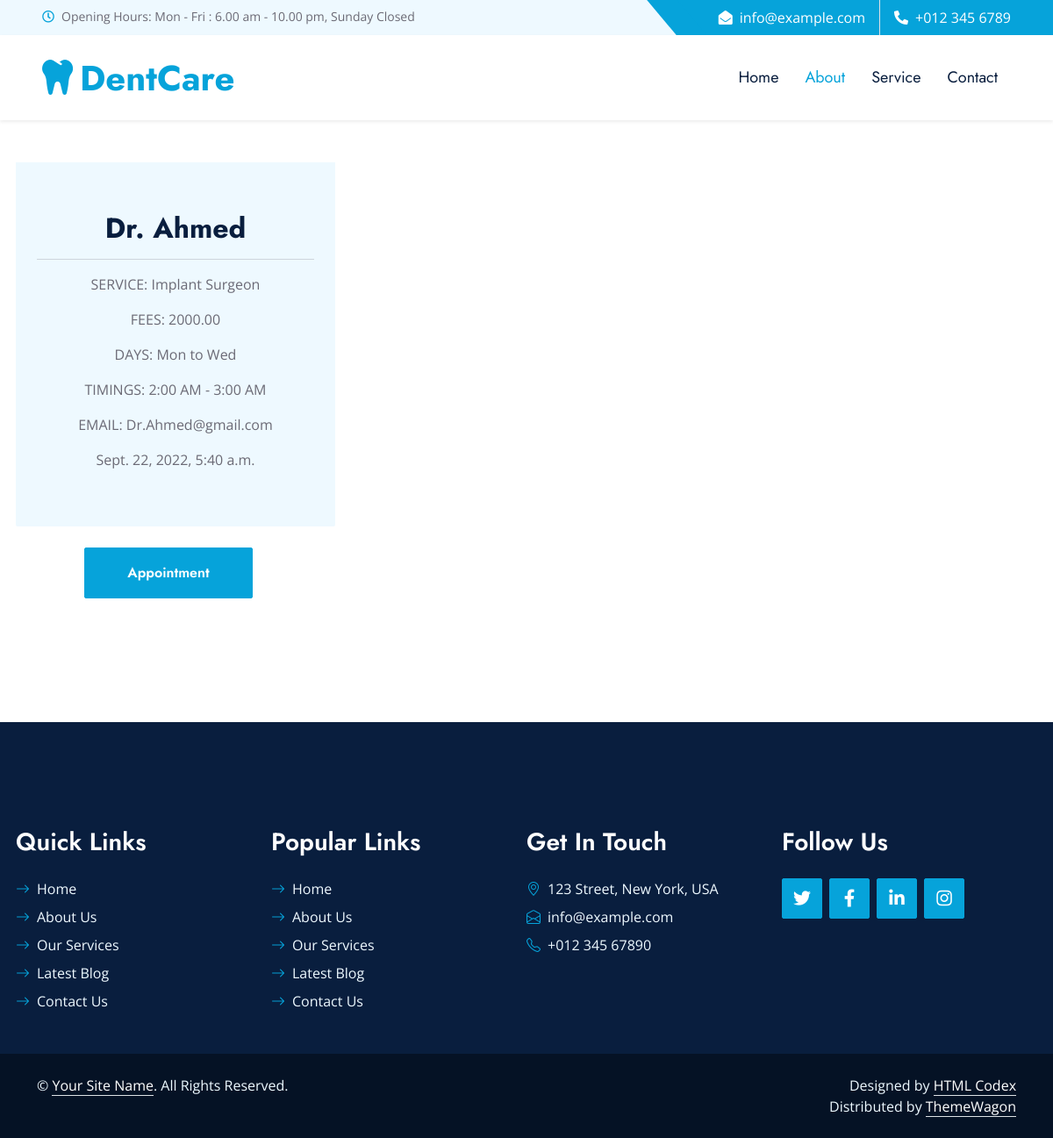
The app's page /doctorchoices/2 with its own data.
### dentist_appointment/models.py (models this page shows, shortened)
class Doctor(models.Model):
    service = models.ForeignKey(Service, on_delete=models.CASCADE)
    doctor_name=models.CharField(max_length=35)
    doctor_service=models.CharField(max_length=25)
    consultation_fee = models.DecimalField(max_digits=6, decimal_places=2)
    available_days=models.CharField(max_length=15)
    available_time=models.CharField(max_length=25)
    doctor_email=models.EmailField(max_length=50)
    doctor_image=models.ImageField(blank=True,upload_to='uploads/')
    created_at =  models.DateTimeField(default = timezone.now)

### dentist_appointment/views.py (the view)
# urls.py: path('doctorchoices/<int:detail_id>', views.doctorDetails, name='details'),
def doctorDetails(request,detail_id):
    detail_data = get_object_or_404(Doctor, pk=detail_id)
    context = {
       'single_doctor_info' :  detail_data
    }
    return render(request, 'doctordetails.html',context)

### dentist_appointment/templates/doctordetails.html (shortened to what this page needs)
{% extends 'base.html' %}
{% block content %}
 <div class="container-fluid py-5">
    <div class="container">
        <div class="row g-5">
            <div class="col-lg-4 wow slideInUp" data-wow-delay="0.3s">
                <div class="team-item">
                    <div class="team-text position-relative bg-light text-center rounded-bottom p-4 pt-5">
                        <div>
                            <h2>{{ single_doctor_info.doctor_name }}</h2>
                            <hr>
                            <p>SERVICE: {{ single_doctor_info.doctor_service }}</p>
                            <p>FEES: {{ single_doctor_info.consultation_fee}}</p>
                            <p>DAYS: {{ single_doctor_info.available_days}}</p>
                            <p>TIMINGS: {{ single_doctor_info.available_time}}</p>
                            <p>EMAIL: {{ single_doctor_info.doctor_email}}</p>
                            <p> {{ single_doctor_info.created_at}}</p>
                           </div><br>
                    </div>
                </div>
                <br>
                <center>   <a href="{% url 'appointment' single_doctor_info.id %}" class="btn btn-primary py-md-3 px-md-5 me-3 animated slideInLeft">Appointment</a>
                </center>
            </div>
        </div>
    </div>
</div>
<br><br><br><br><br><br><br>
{% endblock %}

### dentist_appointment/static/css/style.css (style rules this page uses)
:root { --primary: #06A3DA; --secondary: #F57E57; --light: #EEF9FF; --dark: #091E3E; }
h1, h2, .font-weight-bold { font-weight: 700 !important; }
.btn { font-family: 'Jost', sans-serif; font-weight: 600; transition: .5s; }
.btn-primary, .btn-secondary { color: #FFFFFF; }
.service-item img, .service-item .bg-light, .service-item .bg-light h5, .team-item .team-text { transition: .5s; }
.team-item .team-text::after, .service-item .bg-light::after { position: absolute; content: ""; top: 50%; bottom: 0; left: 15px; right: 15px; border-radius:100px / 15px; box-shadow: 0 0 15px rgba(0, 0, 0, .7); opacity: 0; transition: .5s; z-index: -1; }

### records on screen
Doctor: doctor_name "Dr. Ahmed", doctor_service "Implant Surgeon", consultation_fee "2000.00", available_days "Mon to Wed", available_time "2:00 AM - 3:00 AM", doctor_email "Dr.Ahmed@gmail.com", created_at "Sept. 22, 2022, 5:40 a.m."
